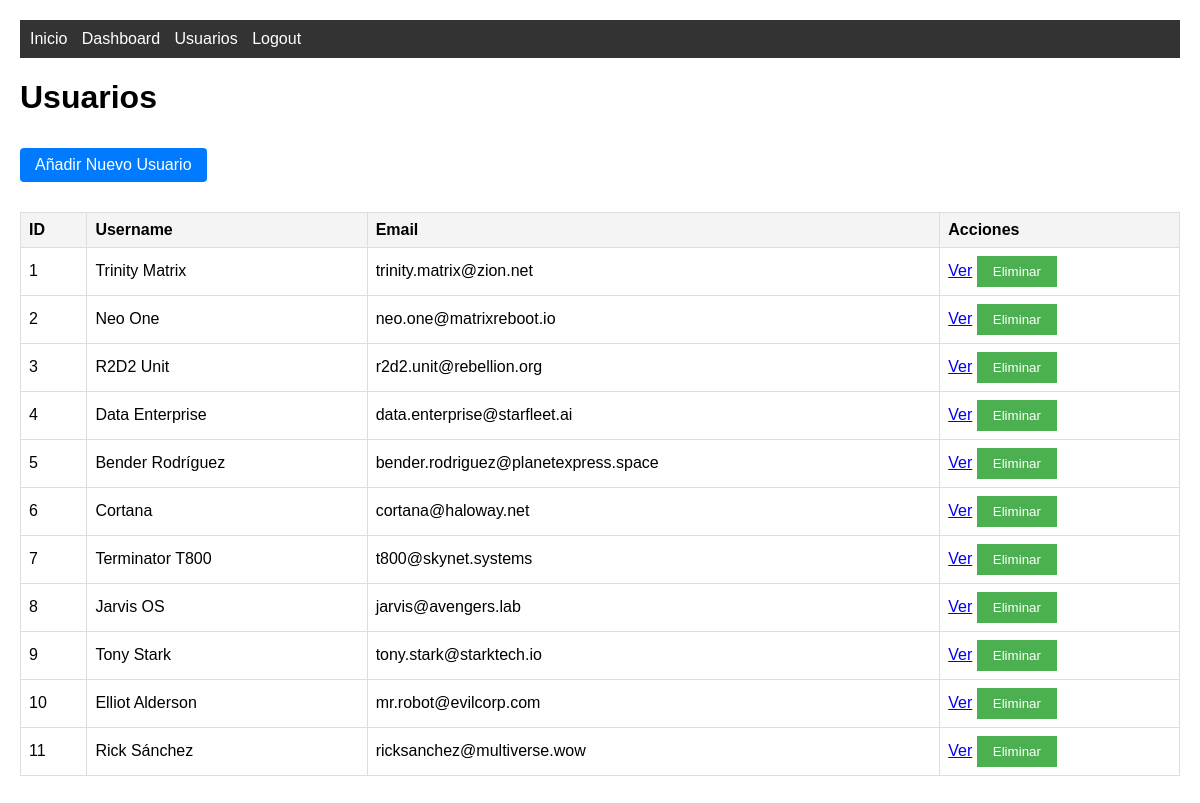
The app's page /users/view (signed in), older data.
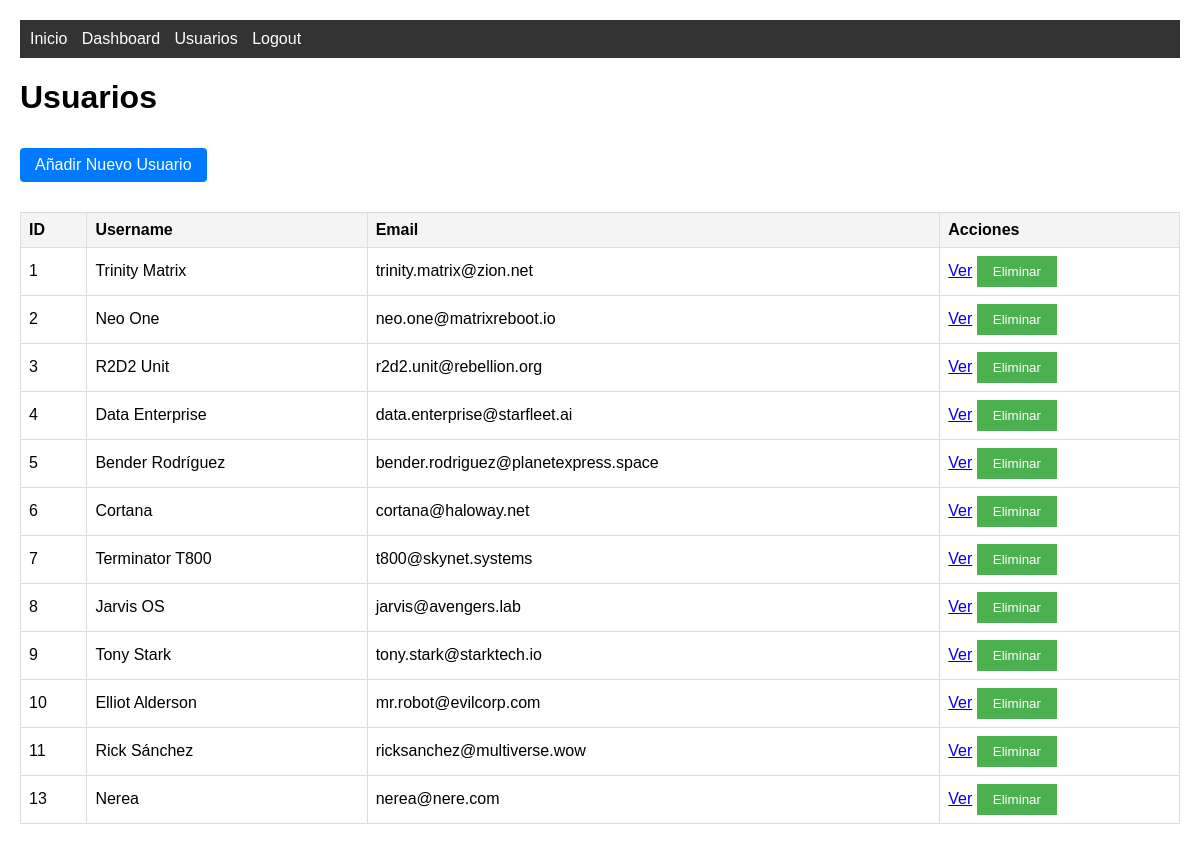
The same page, newer data.
### tables this page shows
CREATE TABLE "users" (
	"id"	INTEGER,
	"username"	TEXT NOT NULL,
	"email"	TEXT NOT NULL UNIQUE,
	"password"	TEXT NOT NULL DEFAULT 1234,
	PRIMARY KEY("id" AUTOINCREMENT)
);

### routes.py (the view)
    @app.route('/users/view')
    @login_required
    def list_users_view():
        users = get_users()
        return render_template('users.html', users=users)

### app.py (called while the page is built)
@login_manager.user_loader
def load_user(user_id):
    return get_user_by_id(user_id)

### models.py (called while the page is built)
def get_db_connection():
    conn = sqlite3.connect(table_name)
    conn.row_factory = sqlite3.Row  # Para obtener resultados como diccionarios y nos deja acceder por nombre de la columnauser['username'] en vez de por id user[0]
    return conn

def get_users():
    conn = get_db_connection()  # Uso de la función de conexión con el concepto de segmentación de código
    cursor = conn.cursor()
    cursor.execute('SELECT * FROM users')
    users = cursor.fetchall()
    conn.close()
    return users

def get_user_by_id(user_id):
    conn = get_db_connection()
    cursor = conn.cursor()
    cursor.execute('SELECT * FROM users WHERE id = ?', (user_id,))
    user_data = cursor.fetchone()
    conn.close()
    if user_data:
        return User(
            id=user_data['id'],
            username=user_data['username'],
            email=user_data['email'],
            password=user_data['password']
        )
    return None

### templates/users.html (shortened to what this page needs)
{% extends 'base.html' %}
{% block content %}
    <h1>Usuarios</h1>
    <div class="actions-top">
        <a href="{{ url_for('add_user_view') }}" class="button">Añadir Nuevo Usuario</a>
    </div>
    <table>
        <thead>
            <tr>
                <th>ID</th>
                <th>Username</th>
                <th>Email</th>
                <th>Acciones</th>
            </tr>
        </thead>
        <tbody>
            {% for user in users %}
            <tr>
                <td>{{ user.id }}</td>
                <td>{{ user.username }}</td>
                <td>{{ user.email }}</td>
                <td>
                    <a href="{{ url_for('view_user', user_id=user.id) }}">Ver</a>
                    <button data-user-id="{{ user.id }}" class="delete-btn">Eliminar</button>
                </td>
            </tr>
            {% endfor %}
        </tbody>
    </table>
{% endblock %}

### templates/base.html (shortened to what this page needs)
<!DOCTYPE html>
<html>
<head>
    <link rel="stylesheet" href="{{ url_for('static', filename='css/style.css') }}">
</head>
<body>
    <nav>
        <a href="{{ url_for('index') }}">Inicio</a>
        {% if current_user.is_authenticated %}
            <a href="{{ url_for('dashboard') }}">Dashboard</a>
            <a href="{{ url_for('list_users_view') }}">Usuarios</a>
            <a href="{{ url_for('logout') }}">Logout</a>
        {% else %}
            <a href="{{ url_for('login') }}">Login</a>
        {% endif %}
    </nav>
    <div class="content">
        {% block content %}{% endblock %}
    </div>
</body>
</html>

### static/css/style.css (style rules this page uses)
body { font-family: Arial, sans-serif; margin: 0; padding: 20px; }
nav { background-color: #333; padding: 10px; margin-bottom: 20px; }
nav a { color: white; text-decoration: none; margin-right: 10px; }
table { width: 100%; border-collapse: collapse; margin-bottom: 20px; }
th, td { border: 1px solid #ddd; padding: 8px; text-align: left; }
th { background-color: #f4f4f4; }
button { padding: 8px 16px; background-color: #4CAF50; color: white; border: none; cursor: pointer; }
.actions-top { margin-bottom: 20px; }
.button { padding: 8px 16px; background-color: #4CAF50; color: white; text-decoration: none; border-radius: 4px; display: inline-block; }
.button { display: inline-block; padding: 8px 15px; background: #007bff; color: white; text-decoration: none; border-radius: 4px; margin: 10px 0; }

Row changes from the older to the newer data that the page shows:
added users: id "13", username "Nerea", email "nerea@nere.com"
